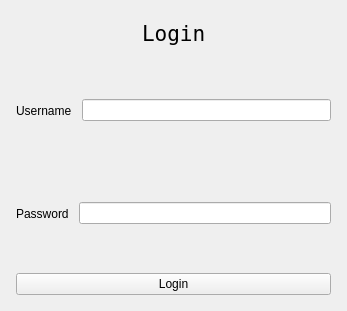
<?xml version="1.0" encoding="UTF-8"?>
<ui version="4.0">
 <class>LoginWindow</class>
 <widget class="QWidget" name="LoginWindow">
  <property name="windowModality">
   <enum>Qt::WindowModality::ApplicationModal</enum>
  </property>
  <property name="geometry">
   <rect>
    <x>0</x>
    <y>0</y>
    <width>347</width>
    <height>311</height>
   </rect>
  </property>
  <property name="sizePolicy">
   <sizepolicy hsizetype="Fixed" vsizetype="Fixed">
    <horstretch>0</horstretch>
    <verstretch>0</verstretch>
   </sizepolicy>
  </property>
  <property name="windowTitle">
   <string>Form</string>
  </property>
  <layout class="QVBoxLayout" name="verticalLayout_2" stretch="0,0,0">
   <property name="sizeConstraint">
    <enum>QLayout::SizeConstraint::SetDefaultConstraint</enum>
   </property>
   <item>
    <layout class="QHBoxLayout">
     <property name="sizeConstraint">
      <enum>QLayout::SizeConstraint::SetMinimumSize</enum>
     </property>
     <property name="topMargin">
      <number>10</number>
     </property>
     <property name="bottomMargin">
      <number>10</number>
     </property>
     <item>
      <spacer name="spacer_2">
       <property name="orientation">
        <enum>Qt::Orientation::Horizontal</enum>
       </property>
       <property name="sizeHint" stdset="0">
        <size>
         <width>40</width>
         <height>20</height>
        </size>
       </property>
      </spacer>
     </item>
     <item>
      <widget class="QLabel" name="label">
       <property name="font">
        <font>
         <family>Andale Mono</family>
         <pointsize>16</pointsize>
        </font>
       </property>
       <property name="text">
        <string>Login</string>
       </property>
      </widget>
     </item>
     <item>
      <spacer name="spacer">
       <property name="orientation">
        <enum>Qt::Orientation::Horizontal</enum>
       </property>
       <property name="sizeHint" stdset="0">
        <size>
         <width>40</width>
         <height>20</height>
        </size>
       </property>
      </spacer>
     </item>
    </layout>
   </item>
   <item>
    <layout class="QVBoxLayout" name="verticalLayout" stretch="1,1">
     <item>
      <layout class="QHBoxLayout" name="horizontalLayout">
       <property name="spacing">
        <number>10</number>
       </property>
       <property name="sizeConstraint">
        <enum>QLayout::SizeConstraint::SetDefaultConstraint</enum>
       </property>
       <property name="leftMargin">
        <number>5</number>
       </property>
       <property name="topMargin">
        <number>5</number>
       </property>
       <property name="rightMargin">
        <number>5</number>
       </property>
       <property name="bottomMargin">
        <number>5</number>
       </property>
       <item>
        <widget class="QLabel" name="label_2">
         <property name="sizePolicy">
          <sizepolicy hsizetype="Preferred" vsizetype="Expanding">
           <horstretch>0</horstretch>
           <verstretch>0</verstretch>
          </sizepolicy>
         </property>
         <property name="text">
          <string>Username</string>
         </property>
        </widget>
       </item>
       <item>
        <widget class="QLineEdit" name="userEdit"/>
       </item>
      </layout>
     </item>
     <item>
      <layout class="QHBoxLayout" name="horizontalLayout_2">
       <property name="spacing">
        <number>10</number>
       </property>
       <property name="leftMargin">
        <number>5</number>
       </property>
       <property name="topMargin">
        <number>5</number>
       </property>
       <property name="rightMargin">
        <number>5</number>
       </property>
       <property name="bottomMargin">
        <number>5</number>
       </property>
       <item>
        <widget class="QLabel" name="label_3">
         <property name="sizePolicy">
          <sizepolicy hsizetype="Preferred" vsizetype="Expanding">
           <horstretch>0</horstretch>
           <verstretch>0</verstretch>
          </sizepolicy>
         </property>
         <property name="text">
          <string>Password</string>
         </property>
        </widget>
       </item>
       <item>
        <widget class="QLineEdit" name="pwdEdit">
         <property name="echoMode">
          <enum>QLineEdit::EchoMode::Password</enum>
         </property>
        </widget>
       </item>
      </layout>
     </item>
    </layout>
   </item>
   <item>
    <layout class="QHBoxLayout" name="_3">
     <property name="sizeConstraint">
      <enum>QLayout::SizeConstraint::SetDefaultConstraint</enum>
     </property>
     <property name="leftMargin">
      <number>5</number>
     </property>
     <property name="topMargin">
      <number>5</number>
     </property>
     <property name="rightMargin">
      <number>5</number>
     </property>
     <property name="bottomMargin">
      <number>5</number>
     </property>
     <item>
      <widget class="QPushButton" name="pushButton">
       <property name="text">
        <string>Login</string>
       </property>
       <property name="shortcut">
        <string>Return</string>
       </property>
       <property name="autoDefault">
        <bool>true</bool>
       </property>
       <property name="default">
        <bool>false</bool>
       </property>
      </widget>
     </item>
    </layout>
   </item>
  </layout>
 </widget>
 <resources/>
 <connections/>
</ui>
